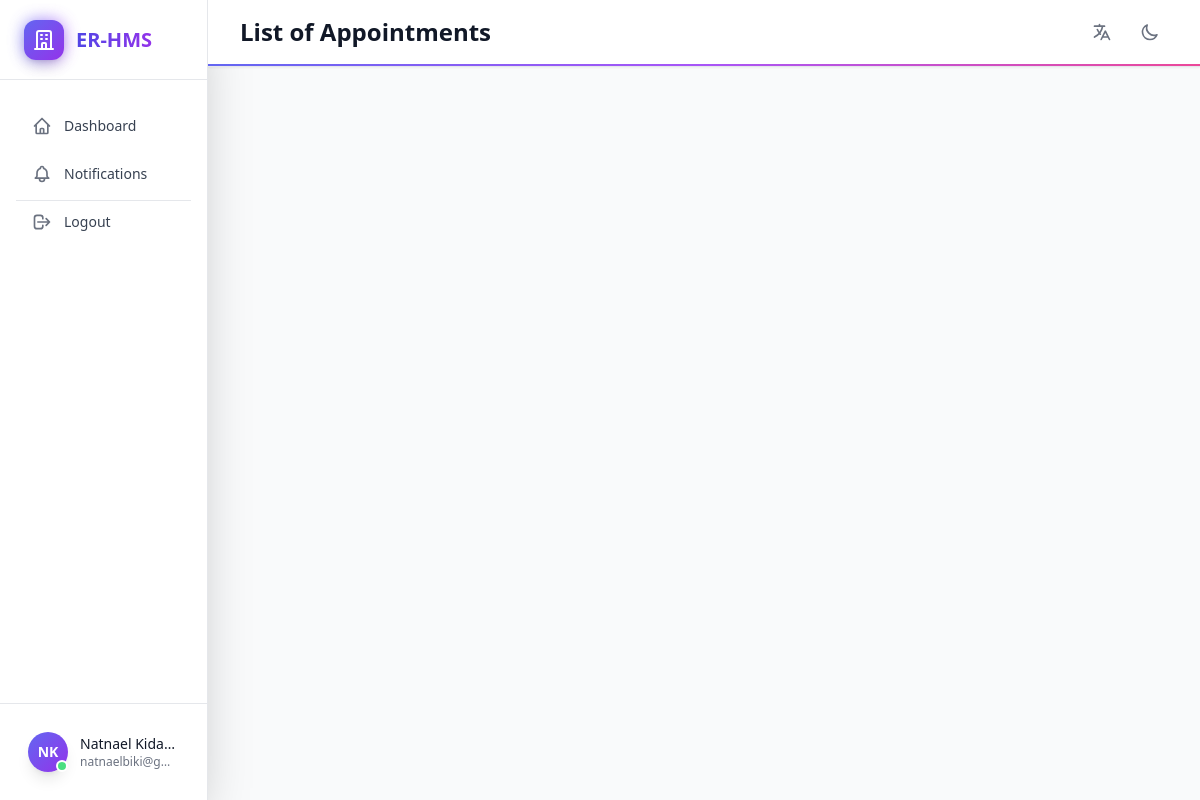
The app's page /registrar/list_appointment/ (signed in), older data.
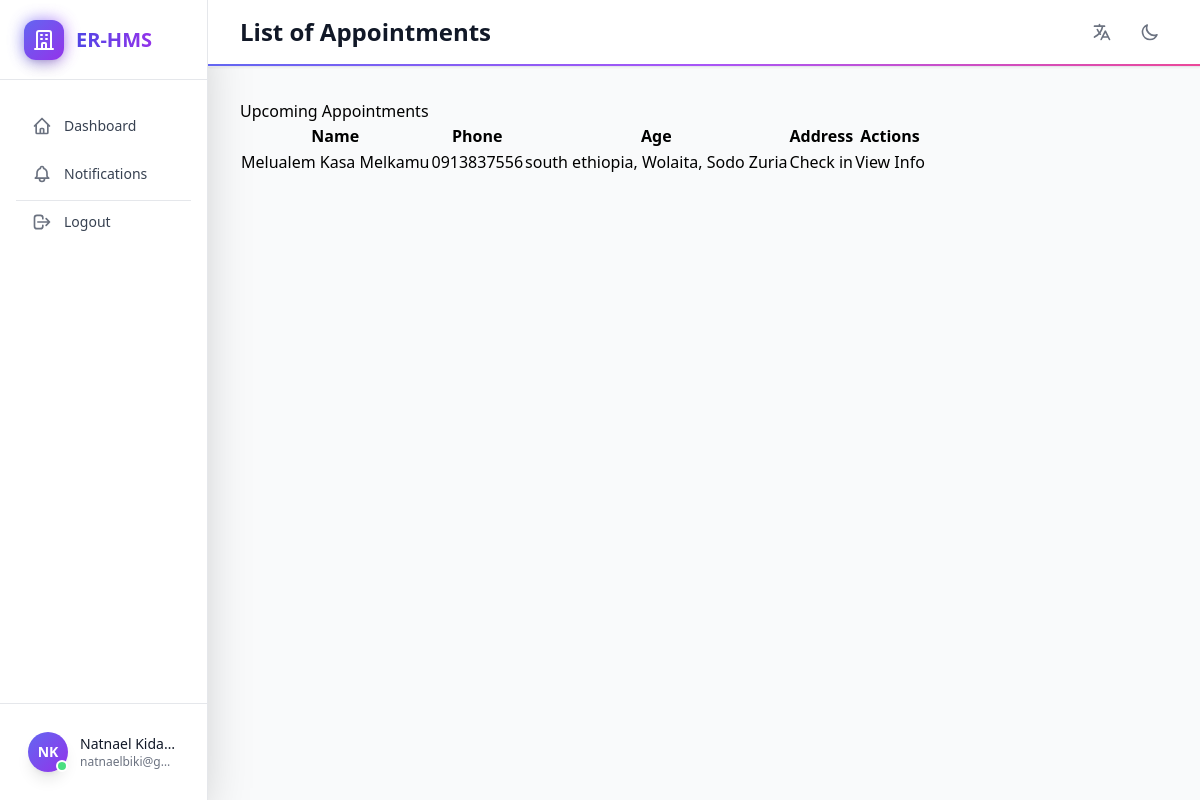
The same page, newer data.
### accounts/models.py (models this page shows, shortened)
class Staff(AbstractUser):
    phone_number = models.CharField(max_length=15)
    ROLE_CHOICES = [
        ('doctor', 'Doctor'),
        ('nurse', 'Nurse'),
        ('receptionist', 'Receptionist'),
        ('lab_technician', 'Lab Technician'),
        ('pharmacist', 'Pharmacist'),
        ('admin', 'Administrator'),
        ('finance', 'Finance'),
        ('cashier', 'Cashier'),
    ]
    DEPARTMENT_CHOICES = [
        ('registrar', 'Registrar'),
        ('er', 'Emergency Room'),
        ('opd', 'Outpatient Department'),
        ('ipd', 'Inpatient Department'),
        ('mch', 'Mother and Child Department'),
        ('lab', 'Laboratory'),
        ('pharmacy', 'Pharmacy'),
        ('admin', 'Administration'),
        ('finance', 'Finance'),
    ]
    role = models.CharField(max_length=20, choices=ROLE_CHOICES)
    department = models.CharField(max_length=20, choices=DEPARTMENT_CHOICES)
    middle_name = models.CharField(max_length=20)

### registrar/models.py (models this page shows, shortened)
class Appointments(models.Model):
    patient = models.ForeignKey(Patient, on_delete=models.CASCADE)
    date = models.DateField(null=True, blank=True)
    reason = models.TextField(null=True, blank=True)
    appointed_by = models.ForeignKey(settings.AUTH_USER_MODEL, on_delete=models.CASCADE)
    is_seen = models.BooleanField(default=False)

class Patient(models.Model):
    GENDER_CHOICES = [('M', 'Male'), ('F', 'Female')]
    record_no = models.CharField(max_length=8, unique=True, editable=False)
    first_name = models.CharField(max_length=100)
    middle_name = models.CharField(max_length=100)
    last_name = models.CharField(max_length=100)
    dob = models.DateField()  # Date of Birth
    age = models.PositiveIntegerField()
    gender = models.CharField(max_length=1, choices=GENDER_CHOICES, default='M')
    phone = models.CharField(max_length=15)
    address = models.ForeignKey(Address, on_delete=models.CASCADE)
    national_id = models.CharField(max_length=20, unique=True, null=True, blank=True)
    created_at = models.DateTimeField(auto_now_add=True)
    @property
    def name(self):
        return f"{self.first_name} {self.middle_name}  {self.last_name}"

class Address(models.Model):
    region = models.CharField(max_length=100, choices=ethiopia_regions, default='south ethiopia')
    zone = models.ForeignKey(Zone, related_name='addresses', on_delete=models.CASCADE)
    woreda = models.ForeignKey(Woreda, related_name='addresses', on_delete=models.CASCADE)
    kebele = models.CharField(max_length=100, null=True, blank=True)
    ketena = models.CharField(max_length=100, null=True, blank=True)
    house_no = models.CharField(max_length=100, null=True, blank=True)
    def __str__(self):
        return f"{self.region}, {self.zone}, {self.woreda}"

class Zone(models.Model):
    region = models.CharField(max_length=100, choices=ethiopia_regions, default='south ethiopia')
    name = models.CharField(max_length=100)
    def __str__(self):
        return self.name

class Woreda(models.Model):
    zone = models.ForeignKey(Zone, related_name='woredas', on_delete=models.CASCADE)
    name = models.CharField(max_length=100)
    def __str__(self):
        return self.name

### registrar/views.py (the view)
# urls.py: path('list_appointment/', views.list_appointment, name='list_appointment'),
@login_required
def list_appointment(request):
    today = now().date()
    appointments = Appointments.objects.filter(date=today)
    upcomin_appointments = Appointments.objects.filter(date=(today - timedelta(days=1)))
    if request.user.role == 'doctor':
        appointments = appointments.filter(appointed_by=request.user)
        upcomin_appointments = upcomin_appointments.filter(appointed_by=request.user)
    return render(
        request,
        'appointment_list.html',
        {
            'appointments': appointments,
            'upcomin_appointments': upcomin_appointments
        }
    )

### registrar/templates/appointment_list.html (shortened to what this page needs)
{% extends "receptionist.html" %}
{% block page_title %}List of Appointments{% endblock %}
{% block dashboard_content %}
{% if upcomin_appointments %}
<h5>Upcoming Appointments</h5>
<div class="row">
    <div class="col-12">
        <div class="table-responsive">
            <table class="table table-hover">
                <thead class="table-primary">
                    <tr>
                        <th >Name</th>
                        <th >Phone</th>
                        <th >Age</th>
                        <th >Address</th>
                        <th colspan="2" >Actions</th>
                    </tr>
                </thead>
                <tbody>
                    {% for appointment in upcomin_appointments %}
                    <tr>
                        <td>{{ appointment.patient.name }}</td>
                        <td>{{ appointment.patient.phone }}</td>
                        <td>{{ appointment.patient.address}}</td>
                        <td>
                            <a class="badge bg-success" href="{% url 'add_visit' patient.id %}">Check in</a>
                        </td>
                        <td>
                            <a class="badge bg-info" href="{% url 'view_patient' patient.id %}">View Info</a>
                        </td>
                    </tr>
                    {% endfor %}
                </tbody>
            </table>
        </div>
    </div>
</div>
{% endif %}
{% endblock %}

### registrar/templates/receptionist.html (shortened to what this page needs)
{% extends "dashboard_base.html" %}
{% load i18n %}
{% load custom_tags %}

### accounts/templates/dashboard_base.html (shortened to what this page needs)
{% extends "generic_base.html" %}
{% load i18n %}
{% block content %}
<div class="min-h-screen">
    <div class="flex h-screen overflow-hidden">
        <aside class="hidden md:flex md:flex-shrink-0 sidebar-transition">
            <div class="flex flex-col w-52 bg-white dark:bg-gray-800 shadow-2xl dark:shadow-gray-900/30 border-r border-gray-200 dark:border-gray-700">
                <div class="flex items-center justify-between h-20 px-6 border-b border-gray-200 dark:border-gray-700">
                    <div class="flex items-center space-x-3 group cursor-pointer">
                        <div class="relative">
                            <div class="absolute inset-0 bg-gradient-to-r from-indigo-500 to-purple-500 rounded-xl blur opacity-75 group-hover:opacity-100 transition-opacity duration-300"></div>
                            <div class="relative w-10 h-10 bg-gradient-to-br from-indigo-500 to-purple-600 rounded-xl flex items-center justify-center shadow-lg transform transition-all duration-300 group-hover:scale-110">
                                <svg class="w-6 h-6 text-white" fill="none" stroke="currentColor" viewBox="0 0 24 24">
                                    <path stroke-linecap="round" stroke-linejoin="round" stroke-width="2" d="M19 21V5a2 2 0 00-2-2H7a2 2 0 00-2 2v16m14 0h2m-2 0h-5m-9 0H3m2 0h5M9 7h1m-1 4h1m4-4h1m-1 4h1m-5 10v-5a1 1 0 011-1h2a1 1 0 011 1v5m-4 0h4"></path>
                                </svg>
                            </div>
                        </div>
                        <span class="text-xl font-bold bg-gradient-to-r from-indigo-600 to-purple-600 dark:from-indigo-400 dark:to-purple-400 bg-clip-text text-transparent">
                        </span>
                    </div>
                </div>
                <div class="flex-1 flex flex-col overflow-y-auto">
                    <nav class="flex-1 px-4 py-6 space-y-1">
                        <a href="{% url 'dashboard' %}"
                           class="sidebar-link group flex items-center px-4 py-3 text-sm font-medium rounded-xl transition-all duration-300 hover:bg-gray-100 dark:hover:bg-gray-700 hover:translate-x-1">
                            <span class="text-gray-700 dark:text-gray-200 group-hover:text-indigo-600 dark:group-hover:text-indigo-400">{% trans "Dashboard" %}</span>
                        </a>
                        <a href="{% url 'notifications' %}"
                           class="sidebar-link group flex items-center px-4 py-3 text-sm font-medium rounded-xl transition-all duration-300 hover:bg-gray-100 dark:hover:bg-gray-700 hover:translate-x-1 relative">
                            <span class="text-gray-700 dark:text-gray-200 group-hover:text-indigo-600 dark:group-hover:text-indigo-400">{% trans "Notifications" %}</span>
                        </a>
                        <div class="relative my-6">
                            <div class="absolute inset-0 flex items-center">
                                <div class="w-full border-t border-gray-200 dark:border-gray-700"></div>
                            </div>
                        </div>
                        <a href="{% url 'logout' %}"
                           class="sidebar-link group flex items-center px-4 py-3 text-sm font-medium rounded-xl transition-all duration-300 hover:bg-red-50 dark:hover:bg-red-900/20 hover:translate-x-1">
                            <span class="text-gray-700 dark:text-gray-200 group-hover:text-red-600 dark:group-hover:text-red-400">{% trans "Logout" %}</span>
                        </a>
                    </nav>
                </div>
                <div class="flex-shrink-0 p-4 border-t border-gray-200 dark:border-gray-700">
                    <div class="group relative">
                        <div class="relative flex items-center space-x-3 p-3 rounded-xl cursor-pointer hover:bg-gray-50 dark:hover:bg-gray-700 transition-all duration-300">
                            <div class="relative">
                                <div class="w-10 h-10 bg-gradient-to-br from-indigo-500 to-purple-600 rounded-full flex items-center justify-center shadow-lg">
                                    <span class="text-white text-sm font-bold">{{ user.first_name|first|upper }}{{ user.last_name|first|upper }}</span>
                                </div>
                                <div class="absolute bottom-0 right-0 w-3 h-3 bg-green-400 rounded-full border-2 border-white dark:border-gray-800 animate-pulse"></div>
                            </div>
                            <div class="flex-1 min-w-0">
                                <p class="text-sm font-medium text-gray-900 dark:text-white truncate">{{ user.get_full_name }}</p>
                                <p class="text-xs text-gray-500 dark:text-gray-400 truncate">{{ user.email }}</p>
                            </div>
                        </div>
                    </div>
                </div>
            </div>
        </aside>
        <div class="flex-1 flex flex-col overflow-hidden">
            <header class="bg-white dark:bg-gray-800 shadow-sm border-b border-gray-200 dark:border-gray-700 sticky top-0 z-30">
                <div class="px-4 sm:px-6 lg:px-8">
                    <div class="flex justify-between items-center h-16">
                        <div class="flex-1 flex items-center justify-center md:justify-start">
                            <h1 class="text-xl md:text-2xl font-bold text-gray-900 dark:text-white">
                                {% block page_title %}Dashboard{% endblock %}
                            </h1>
                        </div>
                        <div class="flex items-center space-x-3">
                            <div class="relative">
                                <button id="language-button" class="p-2 rounded-lg text-gray-500 hover:text-gray-700 dark:text-gray-400 dark:hover:text-gray-200 hover:bg-gray-100 dark:hover:bg-gray-700 transition-all duration-300">
                                    <svg class="h-5 w-5" fill="none" stroke="currentColor" viewBox="0 0 24 24">
                                        <path stroke-linecap="round" stroke-linejoin="round" stroke-width="2" d="M3 5h12M9 3v2m1.048 9.5A18.022 18.022 0 016.412 9m6.088 9h7M11 21l5-10 5 10M12.751 5C11.783 10.77 8.07 15.61 3 18.129"></path>
                                    </svg>
                                </button>
                                    {% get_current_language as LANGUAGE_CODE %}
                                    {% get_available_languages as LANGUAGES %}
                                    {% get_language_info_list for LANGUAGES as languages %}
                            </div>
                            <div class="relative">
                                <button id="theme-button" class="p-2 rounded-lg text-gray-500 hover:text-gray-700 dark:text-gray-400 dark:hover:text-gray-200 hover:bg-gray-100 dark:hover:bg-gray-700 transition-all duration-300">
                                    <svg id="theme-icon-dark" class="h-5 w-5 block dark:hidden" fill="none" stroke="currentColor" viewBox="0 0 24 24">
                                        <path stroke-linecap="round" stroke-linejoin="round" stroke-width="2" d="M20.354 15.354A9 9 0 018.646 3.646 9.003 9.003 0 0012 21a9.003 9.003 0 008.354-5.646z"></path>
                                    </svg>
                                </button>
                            </div>
                        </div>
                    </div>
                </div>
                <div class="h-0.5 bg-gradient-to-r from-indigo-500 via-purple-500 to-pink-500 transform scale-x-0 animate-expand-width origin-left"></div>
            </header>
            <main class="flex-1 overflow-y-auto">
                <div class="px-4 sm:px-6 lg:px-8 py-8">
                    {% block dashboard_content %}{% endblock %}
                </div>
            </main>
        </div>
    </div>
</div>
{% endblock %}

### accounts/templates/generic_base.html (shortened to what this page needs)
{% load static tailwind_tags %}
{% load i18n %}
<!DOCTYPE html>
<html lang="en" class="theme-transition">
<head>
    {% tailwind_css %}
</head>
<body class="bg-gray-50 dark:bg-gray-900 font-sans antialiased theme-transition">
    {% block content %}
    {% endblock %}
</body>
</html>

### accounts/templates/generic_base.html (style rules this page uses)
.theme-transition { transition: background-color 0.3s ease, color 0.2s ease; }
* { transition-property: background-color, border-color, color, fill, stroke; transition-timing-function: cubic-bezier(0.4, 0, 0.2, 1); transition-duration: 150ms; }

### accounts/templates/dashboard_base.html (style rules this page uses)
.sidebar-transition { transition: all 0.3s cubic-bezier(0.4, 0, 0.2, 1); }
.animate-expand-width { animation: expandWidth 0.8s ease-out forwards; }
.animate-pulse { animation: pulse 2s cubic-bezier(0.4, 0, 0.6, 1) infinite; }

Row changes from the older to the newer data that the page shows:
added Appointments: patient.name "Melualem Kasa Melkamu", patient.phone "0913837556", patient.address "south ethiopia, Wolaita, Sodo Zuria"
Text that changed along with them:
text now shown: "Upcoming Appointments Name Phone Age Address Actions"
